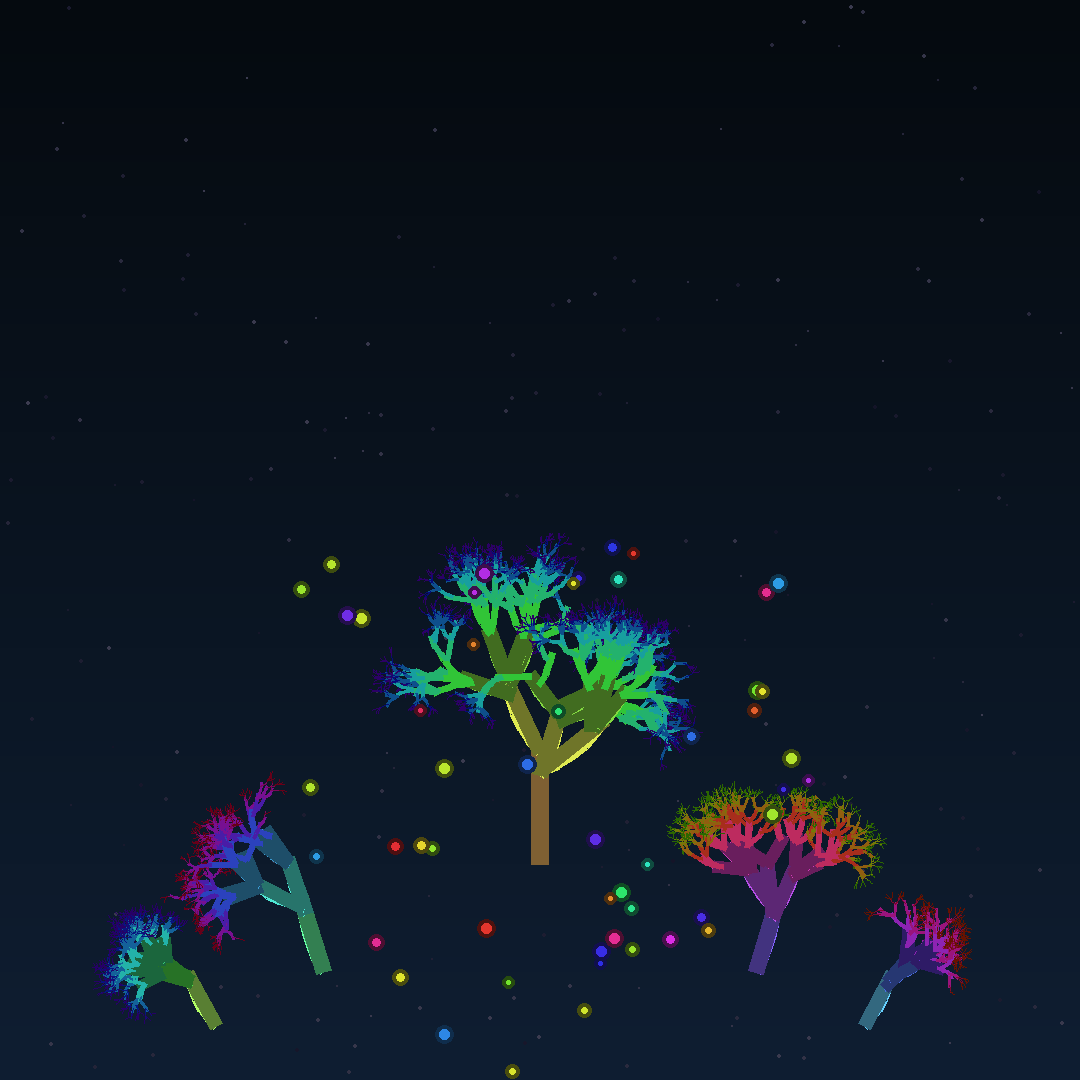

Write Python code to recreate this figure.
from PIL import Image, ImageDraw
import numpy as np
import math
import random
import colorsys

# Canvas dimensions
WIDTH, HEIGHT = 1080, 1080

# Create image with dark background
img = Image.new('RGB', (WIDTH, HEIGHT), color=(5, 10, 15))
draw = ImageDraw.Draw(img)

# Organic fractal tree/coral structure
def draw_branch(draw, x, y, angle, length, depth, max_depth, hue_shift=0):
    if depth > max_depth or length < 2:
        return
    
    # Calculate end point
    end_x = x + length * math.cos(angle)
    end_y = y + length * math.sin(angle)
    
    # Color based on depth and position
    hue = (0.1 + depth * 0.08 + hue_shift) % 1.0
    saturation = 0.6 + (depth / max_depth) * 0.4
    value = 0.4 + (1 - depth / max_depth) * 0.6
    
    r, g, b = [int(c * 255) for c in colorsys.hsv_to_rgb(hue, saturation, value)]
    
    # Line width decreases with depth
    width = max(1, int((max_depth - depth) * 1.5))
    
    # Draw the branch with slight curve
    points = []
    segments = 5
    for i in range(segments + 1):
        t = i / segments
        # Add slight curve
        curve = math.sin(t * math.pi) * length * 0.1
        px = x + t * (end_x - x) + curve * math.sin(angle + math.pi/2)
        py = y + t * (end_y - y) + curve * math.cos(angle + math.pi/2)
        points.append((px, py))
    
    # Draw curved branch
    for i in range(len(points) - 1):
        draw.line([points[i], points[i+1]], fill=(r, g, b), width=width)
    
    # Add glow effect for younger branches
    if depth < 3:
        for i in range(3):
            glow_width = width + (i + 1) * 2
            glow_alpha = int(50 / (i + 1))
            draw.line([points[0], points[-1]], 
                     fill=(r//2, g//2, b//2), width=glow_width)
    
    # Branching rules - more organic
    if depth < max_depth:
        # Number of branches varies
        num_branches = random.randint(2, 4) if depth < 3 else random.randint(1, 3)
        
        for i in range(num_branches):
            # Organic angle variation
            angle_variation = random.uniform(-math.pi/3, math.pi/3)
            branch_angle = angle + angle_variation
            
            # Golden ratio inspired length reduction
            length_factor = random.uniform(0.6, 0.75)
            new_length = length * length_factor
            
            # Recursive call with slight position randomness
            offset = random.uniform(0.7, 0.95)
            branch_x = x + (end_x - x) * offset
            branch_y = y + (end_y - y) * offset
            
            draw_branch(draw, branch_x, branch_y, branch_angle, 
                       new_length, depth + 1, max_depth, hue_shift)

# Create multiple fractal organisms
organisms = [
    # (x, y, initial_angle, initial_length, max_depth, hue_shift)
    (WIDTH * 0.5, HEIGHT * 0.8, -math.pi/2, 120, 8, 0),
    (WIDTH * 0.3, HEIGHT * 0.9, -math.pi/2 - 0.3, 80, 7, 0.3),
    (WIDTH * 0.7, HEIGHT * 0.9, -math.pi/2 + 0.3, 80, 7, 0.6),
    (WIDTH * 0.2, HEIGHT * 0.95, -math.pi/2 - 0.5, 60, 6, 0.15),
    (WIDTH * 0.8, HEIGHT * 0.95, -math.pi/2 + 0.5, 60, 6, 0.45),
]

# Draw background gradient
for y in range(HEIGHT):
    # Underwater/mystical gradient
    r = int(5 + (y / HEIGHT) * 10)
    g = int(10 + (y / HEIGHT) * 20)
    b = int(15 + (y / HEIGHT) * 35)
    draw.line([(0, y), (WIDTH, y)], fill=(r, g, b))

# Add some floating particles
for _ in range(200):
    x = random.randint(0, WIDTH)
    y = random.randint(0, HEIGHT)
    size = random.uniform(0.5, 2)
    brightness = random.randint(20, 60)
    draw.ellipse([x-size, y-size, x+size, y+size], 
                fill=(brightness, brightness, brightness+20))

# Draw each organism
for x, y, angle, length, max_depth, hue in organisms:
    # Add slight randomness to make each unique
    random.seed(int(x * y))  # Consistent randomness
    draw_branch(draw, x, y, angle, length, 0, max_depth, hue)

# Add bioluminescent spots
for _ in range(50):
    x = random.randint(WIDTH//4, 3*WIDTH//4)
    y = random.randint(HEIGHT//2, HEIGHT)
    size = random.randint(2, 5)
    hue = random.random()
    r, g, b = [int(c * 255) for c in colorsys.hsv_to_rgb(hue, 0.8, 0.9)]
    
    # Glowing spot with fade
    for i in range(3):
        fade_size = size + i * 2
        alpha = int(100 / (i + 1))
        draw.ellipse([x-fade_size, y-fade_size, x+fade_size, y+fade_size],
                    fill=(r//3, g//3, b//3))
    draw.ellipse([x-size, y-size, x+size, y+size], fill=(r, g, b))

img.save('infinite_garden_01.png')
print("Infinite Garden created: infinite_garden_01.png")